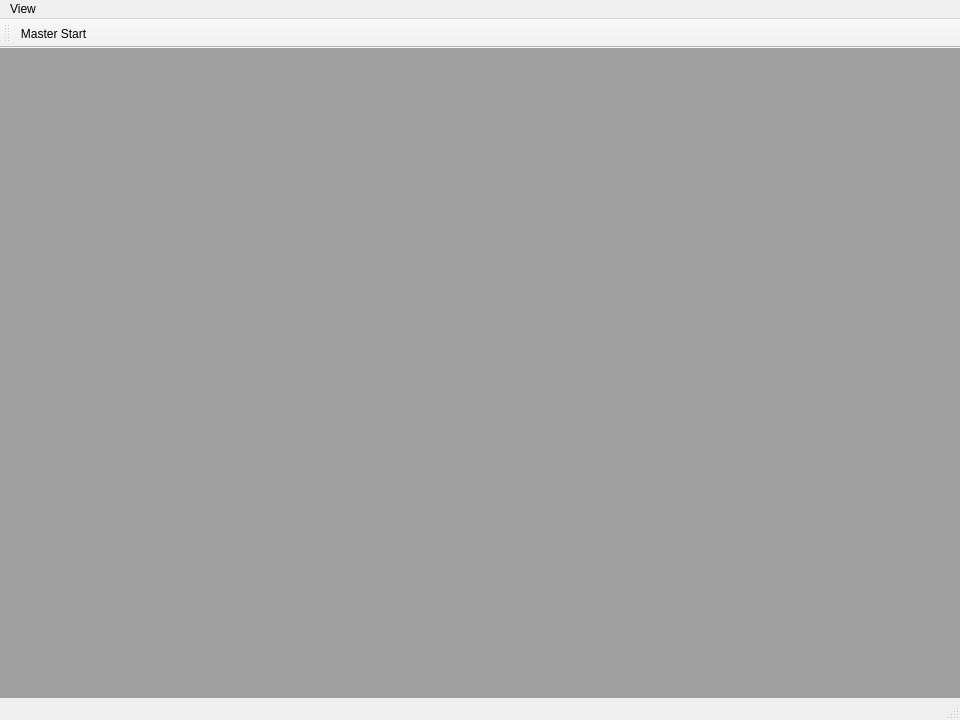
<?xml version="1.0" encoding="UTF-8"?>
<ui version="4.0">
 <class>PyCams</class>
 <widget class="QMainWindow" name="PyCams">
  <property name="geometry">
   <rect>
    <x>0</x>
    <y>0</y>
    <width>960</width>
    <height>720</height>
   </rect>
  </property>
  <property name="windowTitle">
   <string>neucams</string>
  </property>
  <widget class="QWidget" name="centralwidget">
   <layout class="QGridLayout" name="gridLayout">
    <property name="leftMargin">
     <number>0</number>
    </property>
    <property name="topMargin">
     <number>0</number>
    </property>
    <property name="rightMargin">
     <number>0</number>
    </property>
    <property name="bottomMargin">
     <number>0</number>
    </property>
    <item row="0" column="0">
     <widget class="QMdiArea" name="mdiArea"/>
    </item>
   </layout>
  </widget>
  <widget class="QMenuBar" name="menubar">
   <property name="geometry">
    <rect>
     <x>0</x>
     <y>0</y>
     <width>727</width>
     <height>21</height>
    </rect>
   </property>
   <widget class="QMenu" name="menuView">
    <property name="title">
     <string>View</string>
    </property>
    <addaction name="actionCascade"/>
    <addaction name="actionTiled"/>
    <addaction name="actionTabbed"/>
    <addaction name="actionSubwindow"/>
   </widget>
   <addaction name="menuView"/>
  </widget>
  <widget class="QToolBar" name="mainToolBar">
   <property name="windowTitle">
    <string>Main Toolbar</string>
   </property>
   <addaction name="actionMasterStartStop"/>
  </widget>
  <widget class="QStatusBar" name="statusbar"/>
  <action name="actionCascade">
   <property name="text">
    <string>Cascade View</string>
   </property>
  </action>
  <action name="actionTiled">
   <property name="text">
    <string>Tiled View</string>
   </property>
  </action>
  <action name="actionSubwindow">
   <property name="text">
    <string>Subwindow View</string>
   </property>
  </action>
  <action name="actionTabbed">
   <property name="text">
    <string>Tabbed View</string>
   </property>
  </action>
  <action name="actionMasterStartStop">
   <property name="checkable">
    <bool>true</bool>
   </property>
   <property name="text">
    <string>Master Start</string>
   </property>
  </action>
 </widget>
 <resources/>
 <connections/>
</ui> 
